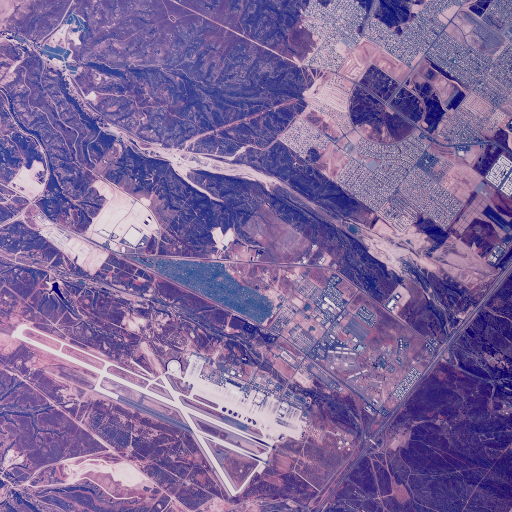
#> input picture data/aerials/2.1.01.tiff, 512 x 512 px, given in place of raw_trimmed_MOTION.mp4, which was not available
$ python 042_edge_differences.py
#> lines starting #> are read from the running program, lines starting #| are printed output that depends on the picture; after the words box and inside, x2 and y2 are one past the last pixel; in counts of white or black regions, pixels touching at a corner belong together; pictures that were not available may be replaced by others from this repository, and a replacement may not be noted
"""
CUDA and OpenCV

"Never Stops Exploring" video
~~~~~~~~~~~~~~~~~~~~~~~~~~~~~
Compute binary threshold differences frame by frame.

Video and stats generator

For optimizations see https://jamesbowley.co.uk/accelerating-opencv-with-cuda-streams-in-python/
For use of `cv2.cuda_GpuMat` see https://www.simonwenkel.com/2020/12/30/opencv-python-api-and-custom-cuda-kernels.html
"""
import sys
from os.path import join
from math import sqrt
from copy import copy

import numpy as np
import cv2
from skimage.filters import threshold_otsu, threshold_local, threshold_mean

from __init__ import assetsdir_1


cap = cv2.VideoCapture(join(assetsdir_1, "raw_trimmed_MOTION.mp4"))
fourcc = cv2.VideoWriter_fourcc(*'fmp4')

fps = cap.get(cv2.CAP_PROP_FPS)
frameCount = int(cap.get(cv2.CAP_PROP_FRAME_COUNT))
size = (660, 330)
out = cv2.VideoWriter(join(assetsdir_1, 'output.mp4'),fourcc, fps, size, 0)

index = 0
diff = None

#
# Stats
# https://courses.lumenlearning.com/boundless-statistics/chapter/describing-variability/
#
total_pixels = size[0] * size[1]
print(total_pixels)
mean_acc = 0
t_0_sq = 0.0

max_diff = (None, None)  # (value, frame number)
min_diff = (None, None)  # (value, frame number)

while(cap.isOpened()):
    ret, frame = cap.read()
#> frame is the input picture: shape (512, 512, 3); mean B, G, R 153.9, 102.8, 125.8
    frame = np.asarray(frame)
    if ret is True:
        index += 1

        # https://stackoverflow.com/a/62049804/2536357
        image = cv2.cvtColor(frame,cv2.COLOR_RGB2GRAY)[400:730,400:730]
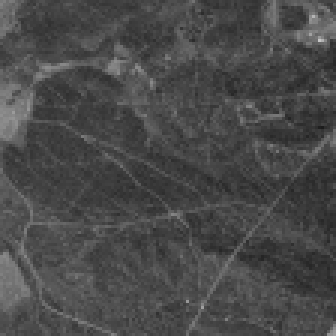
#> image: shape (112, 112) (shown 3 times larger); min 28, max 198, mean 73.3
        se = cv2.getStructuringElement(cv2.MORPH_RECT , (8,8))
        bg = cv2.morphologyEx(image, cv2.MORPH_DILATE, se)
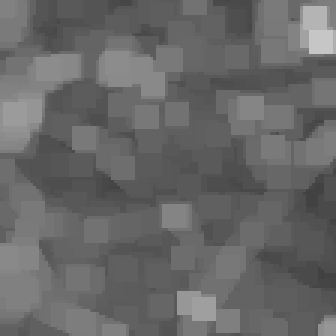
#> bg: shape (112, 112) (shown 3 times larger); min 64, max 198, mean 103.6
        out_gray = cv2.divide(image, bg, scale=255)
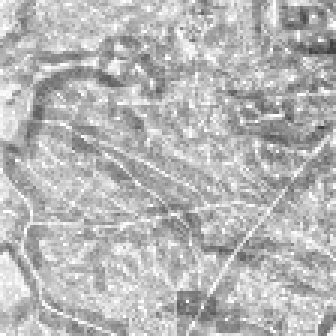
#> out_gray: shape (112, 112) (shown 3 times larger); min 61, max 255, mean 182.5
        edited = cv2.threshold(out_gray, 0, 255, cv2.THRESH_OTSU)[1]
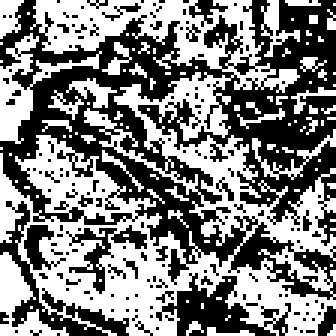
#> edited: shape (112, 112) (shown 3 times larger); 50.4% white; 153 black regions (146 under 20 px), largest, box (x1, y1, x2, y2) and area: (0, 0, 112, 100) 4695, (0, 67, 43, 112) 456, (52, 91, 97, 112) 396

        spotted = np.full(edited.shape, 255, np.uint8)
        if diff is not None:
            spotted[edited != diff] = 0
            t_1_diff = np.count_nonzero(spotted == 0)
            t_1_diff_perc = t_1_diff / total_pixels
            mean_acc += t_1_diff_perc

            # mean of percent of diff
            mean_perc = mean_acc / index

            # variance
            t_1_sq = pow((t_1_diff_perc - mean_perc), 2)
            t_1_delta_variance = (t_1_sq / index) - (t_0_sq / (index - 1))

            t_0_sq = copy(t_1_sq)

            if index > 500:
                # mid-range of diff and max variance
                max_diff = (t_1_diff_perc, index) if max_diff[0] is None or t_1_diff_perc > max_diff[0] else max_diff
                min_diff = (t_1_diff_perc, index) if min_diff[0] is None or t_1_diff_perc < min_diff[0] else min_diff
                mid_range =  (max_diff[0] + min_diff[0]) / 2
        else:
            diff = edited
            mean_perc = 0.0
            mid_range = 0.0
            t_1_delta_variance = sys.maxsize

        separator = np.full(edited.shape, 0, np.uint8)
        horizontal = np.hstack((image, separator, edited))
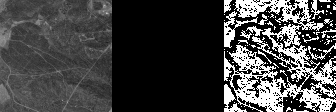
#> horizontal: shape (112, 336); min 0, max 255, mean 67.2
        horizontal_concat = np.concatenate((image, separator, edited), axis=1)

        cv2.putText(horizontal_concat,
            f'frame: {str(index)}', (350, 60), cv2.FONT_HERSHEY_SIMPLEX, 2, (255,0,255), 5)
        cv2.putText(horizontal_concat,
            f'time: {str(round(index / 24.0, 2))}s', (350, 110), cv2.FONT_HERSHEY_SIMPLEX, 2, (255,0,255), 5)

        if max_diff[0] is not None:
            cv2.putText(horizontal_concat,
                f'max-var-diff: {str(round(max_diff[0], 6))}, {str(max_diff[1])}, {str(index - max_diff[1])}',
                (325, edited.shape[0]-175), cv2.FONT_HERSHEY_SIMPLEX, 1, (255,0,255), 5)
            # cv2.putText(horizontal_concat,
            #     f'min-var-diff: {str(round(min_diff [0], 6))}, {str(min_diff [1])}, {str(index - min_diff [1])}',
            #     (25, edited.shape[0]-145), cv2.FONT_HERSHEY_SIMPLEX, 1, (255,0,255), 5)

        cv2.putText(horizontal_concat,
            'mean: ' + str(round(mean_perc, 4)), (350, edited.shape[0]-100), cv2.FONT_HERSHEY_SIMPLEX, 1, (255,0,255), 5)
        cv2.putText(horizontal_concat,
            'mid-range: ' + str(round(mid_range, 4)), (350, edited.shape[0]- 66), cv2.FONT_HERSHEY_SIMPLEX, 1, (255,0,255), 5)
        cv2.putText(horizontal_concat,
            'variance: ' + str(round(t_1_delta_variance, 10)), (350, edited.shape[0]- 33), cv2.FONT_HERSHEY_SIMPLEX, 1, (255,0,255), 5)

        out.write(horizontal_concat)

        cv2.imshow('frame', horizontal_concat)
        if cv2.waitKey(1) & 0xFF == ord('q'):
#> (key q is pressed here)
            break

        from time import sleep
        sleep(0.07)

    else:
        break

# Release everything if job is finished
cap.release()
out.release()
cv2.destroyAllWindows()

$ run again, on data/aerials/2.1.03.tiff
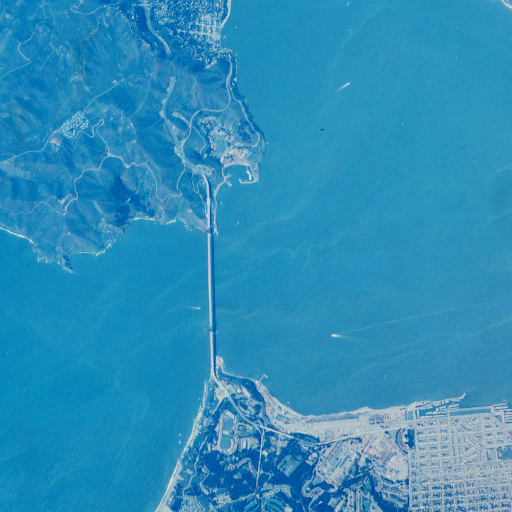
#> input picture data/aerials/2.1.03.tiff, 512 x 512 px, given in place of raw_trimmed_MOTION.mp4, which was not available
#> frame is the input picture: shape (512, 512, 3); mean B, G, R 185.2, 142.2, 45.2
#> `edited = cv2.threshold(out_gray, 0, 255, cv2.THRESH_OTSU)[1]`:
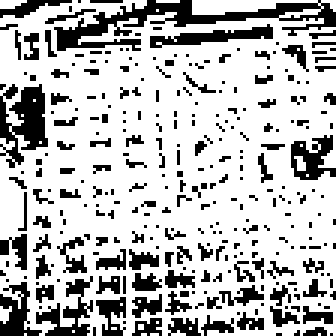
#> edited: shape (112, 112) (shown 3 times larger); 73.5% white; black in thin lines or dots
#> `horizontal = np.hstack((image, separator, edited))`:
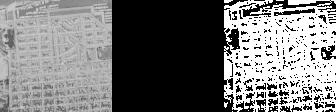
#> horizontal: shape (112, 336); min 0, max 255, mean 118.2

$ run again, on data/aerials/2.2.03.tiff
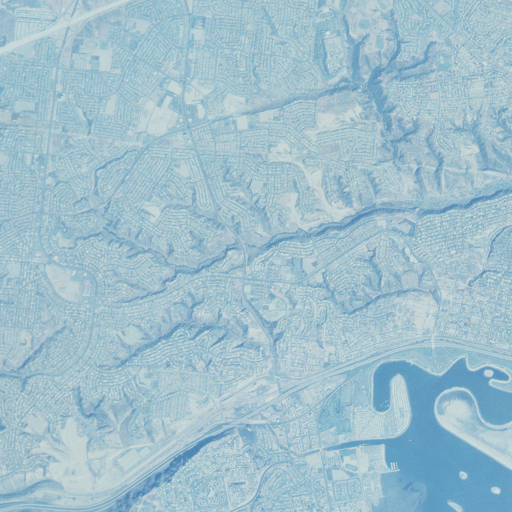
#> input picture data/aerials/2.2.03.tiff, 1024 x 1024 px, given in place of raw_trimmed_MOTION.mp4, which was not available (shown at 1/2 size)
#> frame is the input picture: shape (1024, 1024, 3); mean B, G, R 204.7, 191.7, 159.9
#> `edited = cv2.threshold(out_gray, 0, 255, cv2.THRESH_OTSU)[1]`:
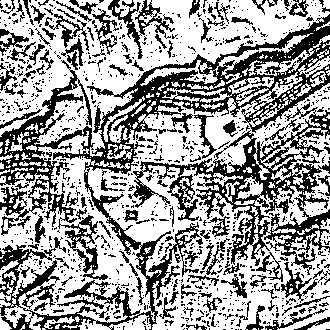
#> edited: shape (330, 330); 62.1% white; 1010 black regions (881 under 20 px), largest, box (x1, y1, x2, y2) and area: (0, 14, 330, 330) 19563, (128, 102, 330, 275) 8261, (108, 0, 175, 59) 913
#> `cv2.putText(horizontal_concat, 'variance: ' + str(round(t_1_delta_vari..`:
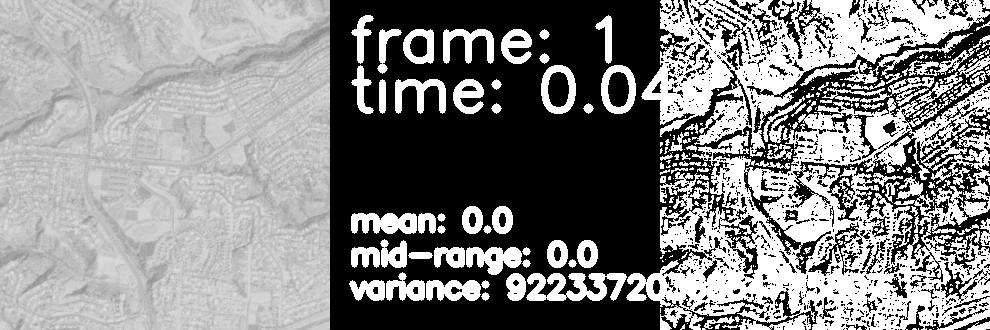
#> horizontal_concat: shape (330, 990); min 0, max 255, mean 133.1

$ run again, on data/aerials/2.2.05.tiff
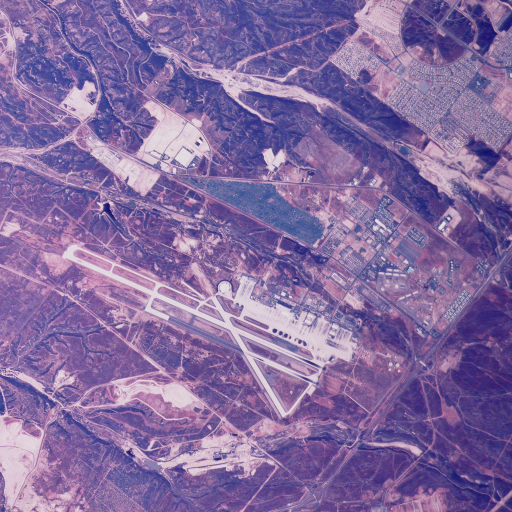
#> input picture data/aerials/2.2.05.tiff, 1024 x 1024 px, given in place of raw_trimmed_MOTION.mp4, which was not available (shown at 1/2 size)
#> frame is the input picture: shape (1024, 1024, 3); mean B, G, R 159.7, 107.5, 131.9
#> `edited = cv2.threshold(out_gray, 0, 255, cv2.THRESH_OTSU)[1]`:
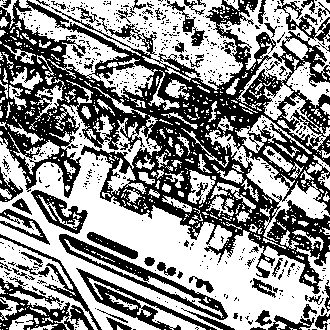
#> edited: shape (330, 330); 55.4% white; 643 black regions (579 under 20 px), largest, box (x1, y1, x2, y2) and area: (0, 0, 330, 294) 34404, (59, 234, 228, 320) 2107, (76, 268, 217, 330) 1672
#> `cv2.putText(horizontal_concat, 'variance: ' + str(round(t_1_delta_vari..`:
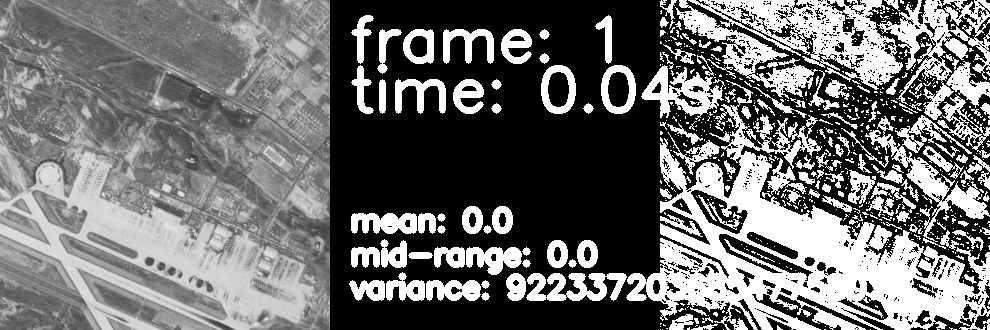
#> horizontal_concat: shape (330, 990); min 0, max 255, mean 110.6
